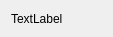
<?xml version="1.0" encoding="UTF-8"?>
<ui version="4.0">
 <class>Dialog</class>
 <widget class="QDialog" name="Dialog">
  <property name="geometry">
   <rect>
    <x>0</x>
    <y>0</y>
    <width>113</width>
    <height>37</height>
   </rect>
  </property>
  <property name="windowTitle">
   <string>照片展示</string>
  </property>
  <property name="windowIcon">
   <iconset>
    <normaloff>data/icon.png</normaloff>data/icon.png</iconset>
  </property>
  <layout class="QVBoxLayout" name="verticalLayout">
   <item>
    <widget class="QLabel" name="label_img">
     <property name="sizePolicy">
      <sizepolicy hsizetype="Preferred" vsizetype="Preferred">
       <horstretch>1</horstretch>
       <verstretch>0</verstretch>
      </sizepolicy>
     </property>
     <property name="text">
      <string>TextLabel</string>
     </property>
    </widget>
   </item>
  </layout>
 </widget>
 <resources/>
 <connections/>
</ui>
